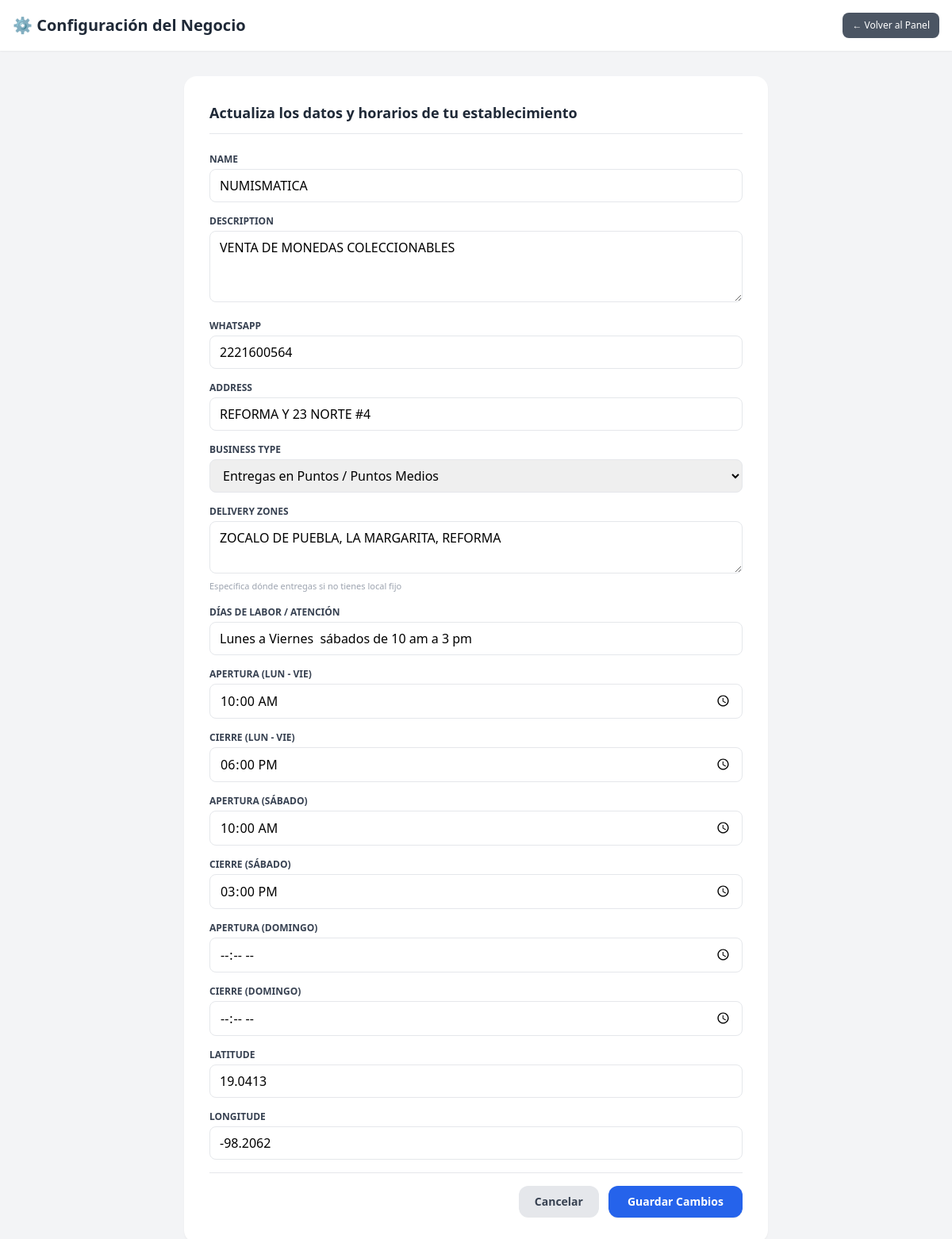
The app's page /dashboard/edit-profile/ (signed in) with its own data.
### marketplace/models.py (models this page shows, shortened)
class Business(models.Model):
    BUSINESS_TYPE_CHOICES = [
        ('fisico', 'Local Físico / Tienda Establecida'),
        ('entrega', 'Entregas en Puntos / Puntos Medios'),
    ]
    user = models.OneToOneField(User, on_delete=models.CASCADE, null=True, blank=True)
    name = models.CharField(max_length=100)
    slug = models.SlugField(unique=True, blank=True, null=True, max_length=150)
    description = models.TextField()
    whatsapp = models.CharField(max_length=20)
    address = models.CharField(max_length=255)
    latitude = models.FloatField()
    longitude = models.FloatField()
    business_type = models.CharField(max_length=20, choices=BUSINESS_TYPE_CHOICES, default='fisico')
    delivery_zones = models.TextField(blank=True, null=True, help_text="Específica dónde entregas si no tienes local fijo")
    work_days = models.CharField(max_length=150, default="Lunes a Sábado", blank=True, null=True, verbose_name="Días de labor / Atención")
    opening_time = models.TimeField(null=True, blank=True, verbose_name="Apertura (Lun - Vie)")
    closing_time = models.TimeField(null=True, blank=True, verbose_name="Cierre (Lun - Vie)")
    saturday_opening_time = models.TimeField(null=True, blank=True, verbose_name="Apertura (Sábado)")
    saturday_closing_time = models.TimeField(null=True, blank=True, verbose_name="Cierre (Sábado)")
    sunday_opening_time = models.TimeField(null=True, blank=True, verbose_name="Apertura (Domingo)")
    sunday_closing_time = models.TimeField(null=True, blank=True, verbose_name="Cierre (Domingo)")
    is_active = models.BooleanField(default=True, verbose_name="¿Empresa Activa?")

### marketplace/views.py (the view)
# urls.py: path('dashboard/edit-profile/', views.edit_business_profile_view, name='edit_business_profile'),
@login_required(login_url='business_login')
def edit_business_profile_view(request):
    business = get_object_or_404(Business, user=request.user)
    if request.method == 'POST':
        form = BusinessForm(request.POST, instance=business)
        if form.is_valid():
            form.save()
            messages.success(request, "✨ ¡Datos del negocio actualizados con éxito!")
            return redirect('dashboard')
        else:
            messages.error(request, "⚠️ Por favor corrige los errores en el formulario.")
    else:
        form = BusinessForm(instance=business)
    context = {
        'form': form,
        'business': business,
    }
    return render(request, 'marketplace/edit_business.html', context)

### marketplace/templates/marketplace/edit_business.html (shortened to what this page needs)
<!DOCTYPE html>
<html lang="es">
<head>
    <script src="https://cdn.tailwindcss.com"></script>
</head>
<body class="bg-gray-100 min-h-screen font-sans">
    <header class="bg-white shadow-sm">
        <div class="max-w-7xl mx-auto px-4 py-4 flex justify-between items-center">
            <h1 class="text-xl font-bold text-gray-800">⚙️ Configuración del Negocio</h1>
            <a href="{% url 'dashboard' %}" class="text-xs bg-gray-600 hover:bg-gray-700 text-white px-3 py-2 rounded-lg font-medium transition">
                ← Volver al Panel
            </a>
        </div>
    </header>
    <main class="max-w-3xl mx-auto px-4 py-8">
        <div class="bg-white rounded-2xl shadow-sm p-6 md:p-8">
            <h2 class="text-lg font-bold text-gray-800 mb-6 border-b pb-3">Actualiza los datos y horarios de tu establecimiento</h2>
            <form method="post" class="space-y-4">
                {% for field in form %}
                    <div>
                        <label class="block text-xs font-bold text-gray-700 uppercase mb-1">{{ field.label }}</label>
                        {{ field }}
                        {% if field.help_text %}
                            <p class="text-[11px] text-gray-400 mt-0.5">{{ field.help_text }}</p>
                        {% endif %}
                    </div>
                {% endfor %}
                <div class="pt-4 border-t flex justify-end gap-3">
                    <a href="{% url 'dashboard' %}" class="bg-gray-200 hover:bg-gray-300 text-gray-700 text-sm font-semibold px-5 py-2.5 rounded-xl transition">
                        Cancelar
                    </a>
                    <button type="submit" class="bg-blue-600 hover:bg-blue-700 text-white text-sm font-semibold px-6 py-2.5 rounded-xl transition shadow-sm">
                        Guardar Cambios
                    </button>
                </div>
            </form>
        </div>
    </main>
</body>
</html>

### records on screen
Business: form "NUMISMATICA" "VENTA DE MONEDAS COLECCIONABLES" "2221600564" "REFORMA Y 23 NORTE #4" "Entregas en Puntos / Puntos Medios" "ZOCALO DE PUEBLA, LA MARGARITA, REFORMA" "Lunes a Viernes sábados de 10 am a 3 pm" "10:00:00" "18:00:00" "10:00:00" "15:00:00" "19.0413" "-98.2062"

### other values on screen
{{ field.label }} "NAME" "DESCRIPTION" "WHATSAPP" "ADDRESS" "BUSINESS TYPE" "DELIVERY ZONES" "DÍAS DE LABOR / ATENCIÓN" "APERTURA (LUN - VIE)" "CIERRE (LUN - VIE)" "APERTURA (SÁBADO)" "CIERRE (SÁBADO)" "APERTURA (DOMINGO)" "CIERRE (DOMINGO)" "LATITUDE" "LONGITUDE"
{{ field.help_text }} "Específica dónde entregas si no tienes local fijo"
